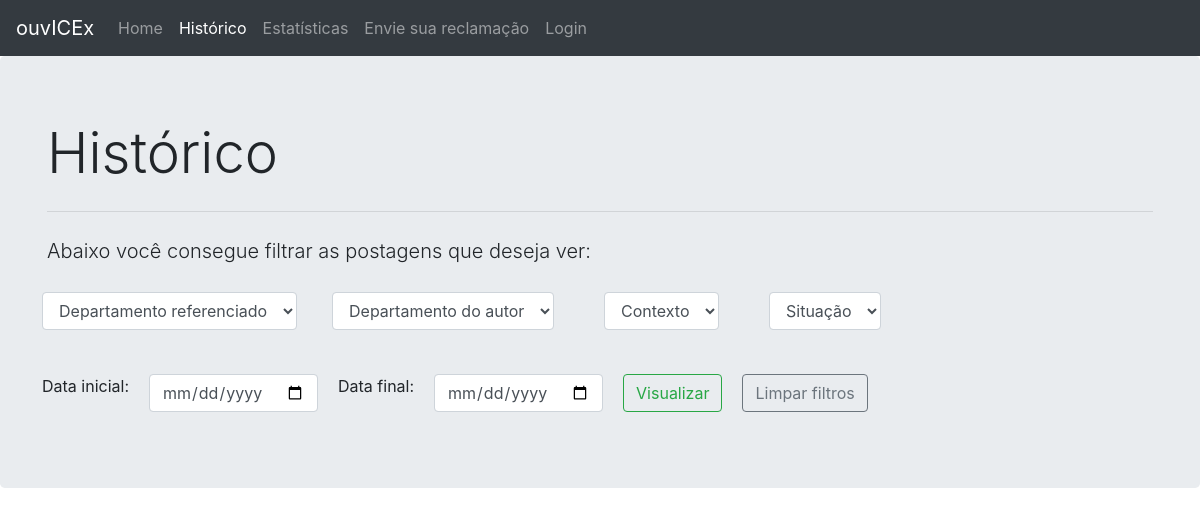
Before: /history with the older database file.
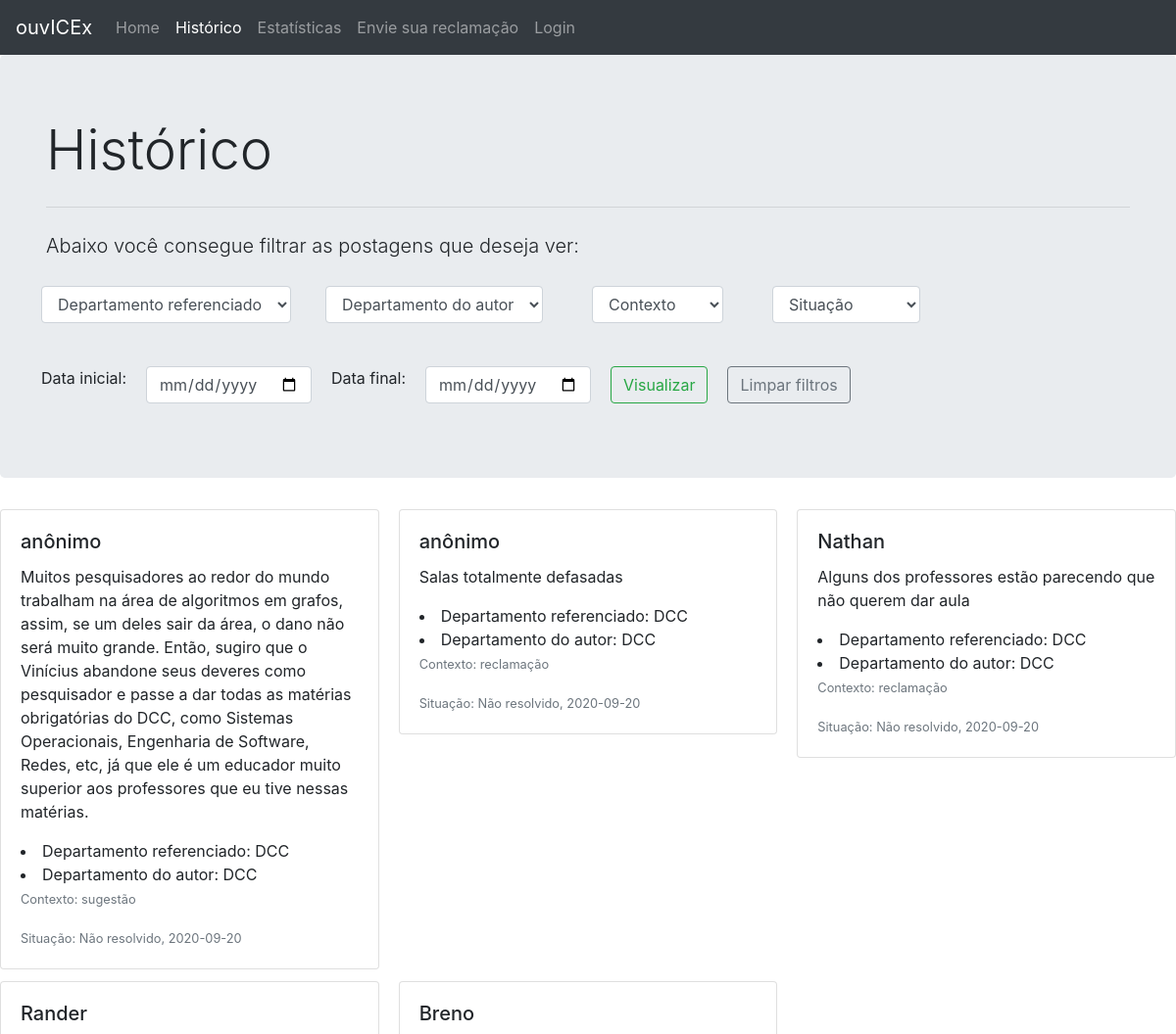
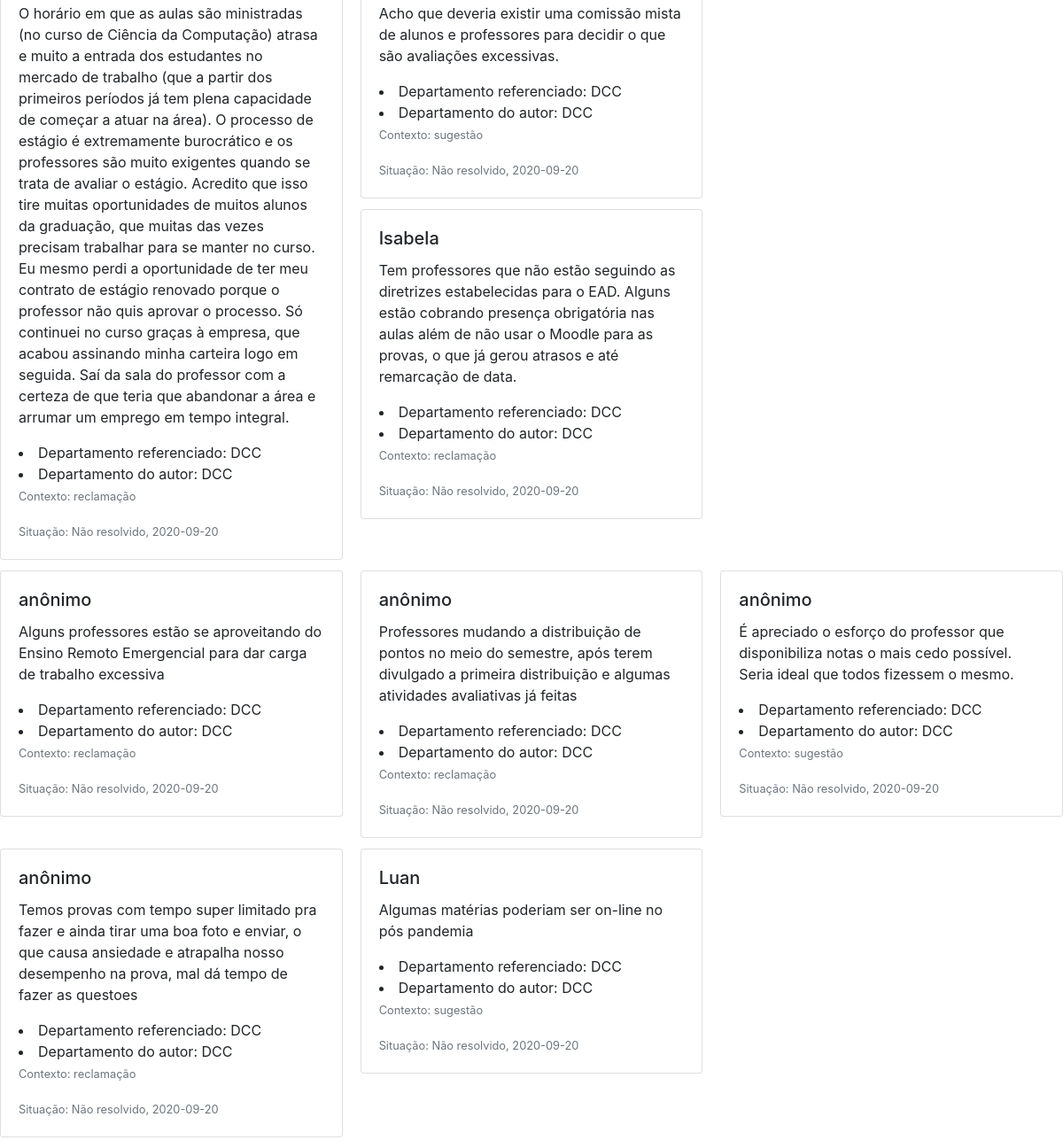
After: the same page with the newer database file (2 pictures, top to bottom).
### scripts/database.py (models this page shows, shortened)
class posts(db.Model):
    _id = db.Column("id", db.Integer, primary_key=True)
    post = db.Column("post", db.String(1000))
    name = db.Column("name", db.String(100))
    date = db.Column("date", db.Date())
    author_dep = db.Column("author_dep", db.String(50))
    ref_dep = db.Column("ref_dep", db.String(50))
    context_t = db.Column("context_t", db.String(20))
    situation_t = db.Column("situation_t", db.Integer)

### scripts/history.py (the view)
@app_history.route("/history", methods=["POST", "GET"])
def history():
    dict_ref = {}
    if request.method == "POST":
        values_db = return_request(request)
        return render_template("history.html", values=values_db,
                ref=db.session.query(posts.ref_dep.distinct()),
                author=db.session.query(posts.author_dep.distinct()),
                context=db.session.query(posts.context_t.distinct()),
                situation=db.session.query(posts.situation_t.distinct()),
                num_values= values_db.count())
    else:
        return render_template("history.html", values=posts.query.all(),
                ref=db.session.query(posts.ref_dep.distinct()),
                author=db.session.query(posts.author_dep.distinct()),
                context=db.session.query(posts.context_t.distinct()),
                situation=db.session.query(posts.situation_t.distinct()),
                num_values= posts.query.count())

### templates/history.html (shortened to what this page needs)
{% extends "base_history.html" %}
{% set active_page = "history" %}
{% block jumbotron %}
<h1 class="display-4">Histórico</h1>
{% endblock %}

### templates/base_history.html (shortened to what this page needs)
{% extends "base.html" %}
{% block content %}
  <div class="jumbotron">
  <div class="container-xl">
    {% block jumbotron %}
    {% endblock %}
    <hr class="my-4">
    <p class="lead">Abaixo você consegue filtrar as postagens que deseja ver:</p>
    <form action="#" method="post">
      <action="/action_page.php">
      <div class="row">
        <div class="column">
          <div class="col-md-14 mb-4">
          <select class="form-control" id="ref_dpt" name="ref_dpt">
            <option value="0"hidden>Departamento referenciado
            {% for i in ref %}
              <option value="{{i[0]}}">{{i[0]}}</option>
            {% endfor %}
          </select>
          </div>
        </div>
        <div class="column">
          <div class="col-md-12 mb-4">
          <select class="form-control" id="author_dpt" name="author_dpt">
            <option value="0"hidden>Departamento do autor</option>
          </select>
          </div>
      </div>
      <div class="column">
          <div class="col-md-12 mb-3">
          <select class="form-control" id="context" name="context">
            <option value="0"hidden>Contexto</option>
          </select>
          </div>
        </div>
        <div class="column">
          <div class="col-md-12 mb-3">
          <select class="form-control" id="situation" name="situation">
            <option value="-1"hidden>Situação</option>
          </select>
          </div>
        </div>
        </div>
        <div class="row">
          <div class="column">
          <p>Data inicial:</p>
          </div>
          <div class="column">
          <input class="form-control" type="date" id="start" name="start" value="Inicial">
          </div>
          <div class="column">
          <p>Data final:</p>
          </div>
          <div class="column">
          <input class="form-control" type="date" id="end" name="end">
          </div>
          <div class="column">
          <input class="btn btn-outline-success" type="submit" value="Visualizar">
          </div>
          <div class="column">
          <a class="btn btn-outline-secondary" href="cleaning/{{active_page}}">Limpar filtros</a>
          </div>
        </div>
      </form>
    </div>
  </div>
  {% for i in range(0, num_values, 3)  %}
    <div class="card-columns">
        {% for j in range (0, 3) %}
          {% if i+j < num_values %}
              <div class="card">
                <div class="card-body">
                  <div class="mybox">
                    <h5 class="card-title">{{values[j+i].name}}</h5>
                  </div>
                  <p class="card-text">{{values[j+i].post}}</p>
                  <li class="card-text">Departamento referenciado: {{values[j+i].ref_dep}}</li>
                  <li class="card-text">Departamento do autor: {{values[j+i].author_dep}}</li>
                  <p class="card-text"><small class="text-muted">Contexto: {{values[j+i].context_t}}</small></p>
                  {% if values[j+i].situation_t == 1 %}
                    <p class="card-text"><small class="text-muted">Situação: Resolvido, {{values[j+i].date}}</small></p>
                  {% else %}
                    <p class="card-text"><small class="text-muted">Situação: Não resolvido, {{values[j+i].date}}</small></p>
                  {% endif%}
                </div>
              </div>
          {% endif %}
        {% endfor %}
      </div>
  {% endfor %}
{% endblock %}

Changed rows visible on the page:
added posts: name "anônimo", post "Muitos pesquisadores ao redor do mundo trabalham na área de algoritmos em grafos, assim, se um deles sair da área, o dano não será muito grande. Então, sugiro que o Vinícius abandone seus deveres como pesquisador e passe a dar todas as matérias obrigatórias do DCC, como Sistemas Operacionais, Engenharia de Software, Redes, etc, já que ele é um educador muito superior aos professores que eu tive nessas matérias.", ref_dep "DCC", author_dep "DCC", context_t "sugestão", date "2020-09-20"
added posts: name "anônimo", post "Salas totalmente defasadas", ref_dep "DCC", author_dep "DCC", context_t "reclamação", date "2020-09-20"
added posts: name "Nathan", post "Alguns dos professores estão parecendo que não querem dar aula", ref_dep "DCC", author_dep "DCC", context_t "reclamação", date "2020-09-20"
added posts: name "Rander", post "O horário em que as aulas são ministradas (no curso de Ciência da Computação) atrasa e muito a entrada dos estudantes no mercado de trabalho (que a partir dos primeiros períodos já tem plena capacidade de começar a atuar na área). O processo de estágio é extremamente burocrático e os professores são muito exigentes quando se trata de avaliar o estágio. Acredito que isso tire muitas oportunidades de muitos alunos da graduação, que muitas das vezes precisam trabalhar para se manter no curso. Eu mesmo perdi a oportunidade de ter meu contrato de estágio renovado porque o professor não quis aprovar o processo. Só continuei no curso graças à empresa, que acabou assinando minha carteira logo em…", ref_dep "DCC", author_dep "DCC", context_t "reclamação", date "2020-09-20"
added posts: name "Breno", post "Acho que deveria existir uma comissão mista de alunos e professores para decidir o que são avaliações excessivas.", ref_dep "DCC", author_dep "DCC", context_t "sugestão", date "2020-09-20"
added posts: name "Isabela", post "Tem professores que não estão seguindo as diretrizes estabelecidas para o EAD. Alguns estão cobrando presença obrigatória nas aulas além de não usar o Moodle para as provas, o que já gerou atrasos e até remarcação de data.", ref_dep "DCC", author_dep "DCC", context_t "reclamação", date "2020-09-20"
added posts: name "anônimo", post "Alguns professores estão se aproveitando do Ensino Remoto Emergencial para dar carga de trabalho excessiva", ref_dep "DCC", author_dep "DCC", context_t "reclamação", date "2020-09-20"
added posts: name "anônimo", post "Professores mudando a distribuição de pontos no meio do semestre, após terem divulgado a primeira distribuição e algumas atividades avaliativas já feitas", ref_dep "DCC", author_dep "DCC", context_t "reclamação", date "2020-09-20"
added posts: name "anônimo", post "É apreciado o esforço do professor que disponibiliza notas o mais cedo possível. Seria ideal que todos fizessem o mesmo.", ref_dep "DCC", author_dep "DCC", context_t "sugestão", date "2020-09-20"
added posts: name "anônimo", post "Temos provas com tempo super limitado pra fazer e ainda tirar uma boa foto e enviar, o que causa ansiedade e atrapalha nosso desempenho na prova, mal dá tempo de fazer as questoes", ref_dep "DCC", author_dep "DCC", context_t "reclamação", date "2020-09-20"
added posts: name "Luan", post "Algumas matérias poderiam ser on-line no pós pandemia", ref_dep "DCC", author_dep "DCC", context_t "sugestão", date "2020-09-20"
Other visible differences:
new list line: "Departamento referenciado: Departamento do autor: Contexto: Situação: Não resolvido, Departamento referenciado: Departamento do autor: Contexto: Situação: Não resolvido, Departamento referenciado: Departamento do autor: Contexto: Situação: Não resolvido,"
new list line: "Departamento referenciado: Departamento do autor: Contexto: Situação: Não resolvido, Departamento referenciado: Departamento do autor: Contexto: Situação: Não resolvido,"
